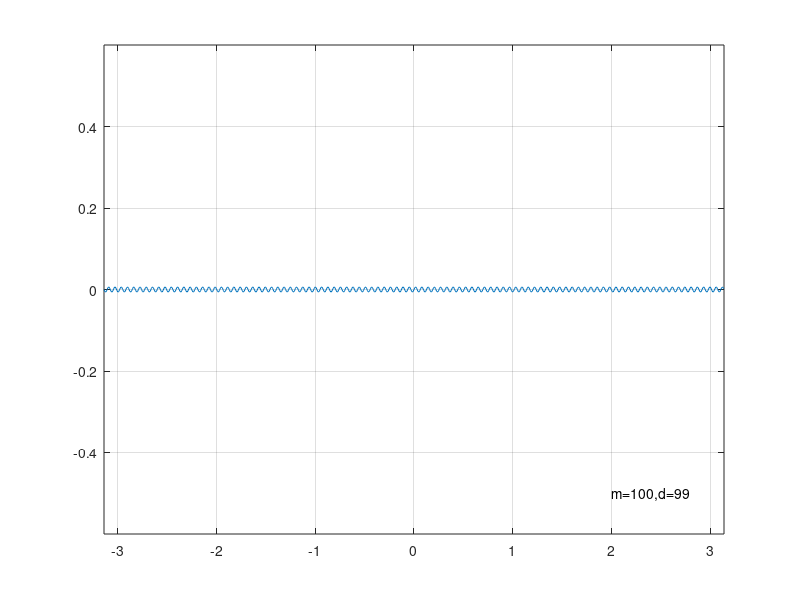

Here is the MATLAB script that generated this plot:
clear all;

a0 = 1;
m = 100;
s = zeros( m );
s( 1 ) = a0 / 2;
for i = 2 : 2 : m
    s( i ) = 2 / ( i - 1 ) / pi;
end
stem( s, 'o' ), grid;
waitforbuttonpress;

x = -pi : 0.01 : pi;
y = a0 / 2 + sin( 0 * x );
for i = 2 : 2 : m
    plot( x, y ), grid;
    axis( [ -pi pi -0.2 1.2 ] );
    text( 2, 0, [ 'm=' num2str( i - 1 ) ] );
    y = y + 2 * sin( ( i - 1 ) .* x ) ./ ( i - 1 ) ./ pi;
    waitforbuttonpress;
end
y2 = y - a0 / 2;
for i = 2 : 2 : m
    plot( x, y2 ), grid;
    axis( [ -pi pi -0.6 0.6 ] );
    text( 2, -0.5, [ 'm=' num2str( m ) ',d=' num2str( i - 1 ) ] );
    y2 = y2 - 2 * sin( ( i - 1 ) .* x ) ./ ( i - 1 ) ./ pi;
    waitforbuttonpress;
end
